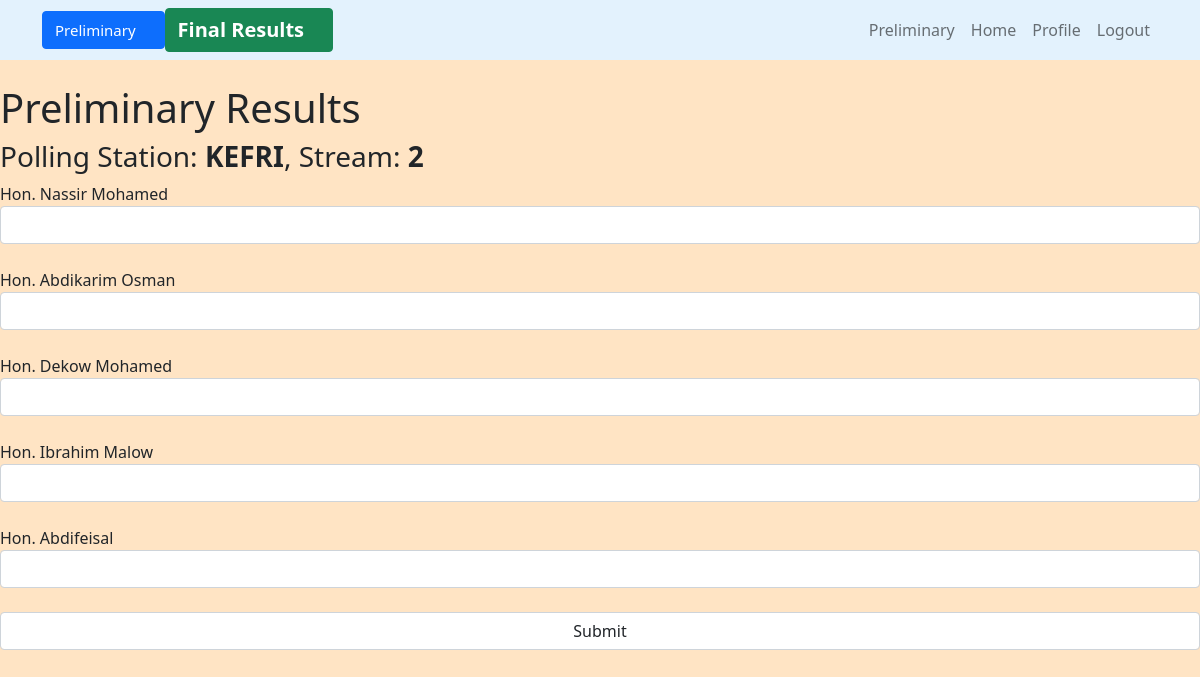
/preliminary/ (signed in), run on an earlier commit of the app's database.
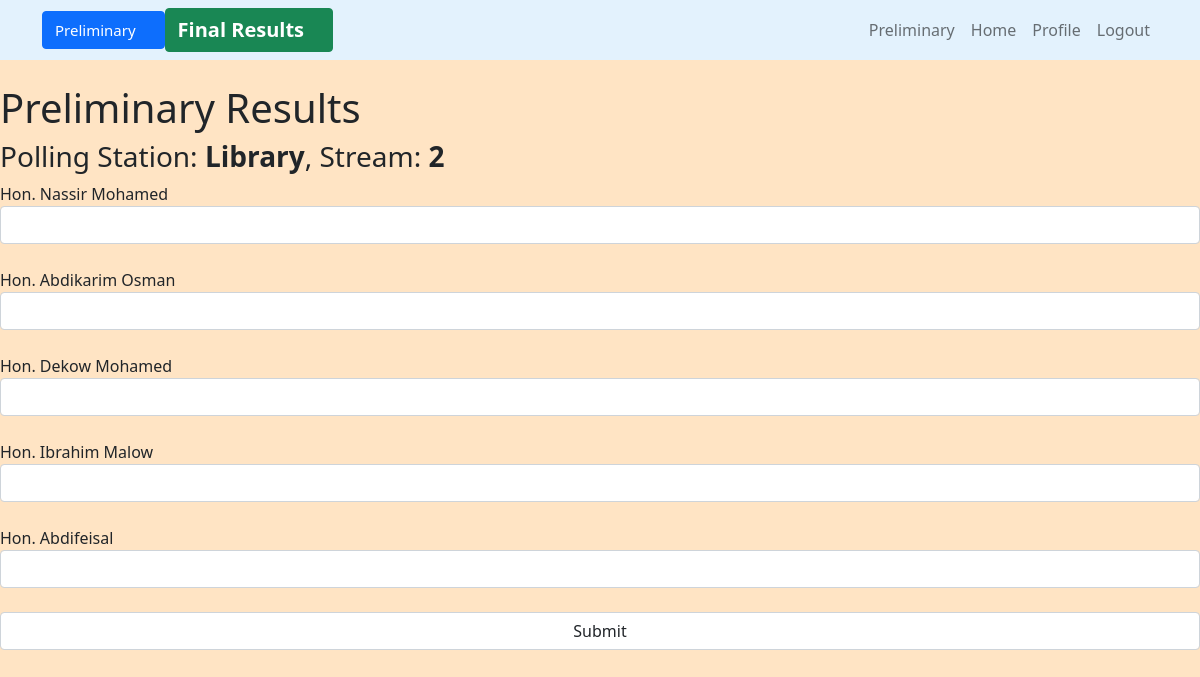
And on a later commit of the database.
### users/models.py (models this page shows, shortened)
class Profile(models.Model):
    user = models.OneToOneField(User, on_delete=models.CASCADE)
    ward = models.CharField(max_length=50,choices=WARDS)
    pollingStation = models.CharField(max_length=50)
    stream = models.CharField( max_length=50, choices=STREAMS)
    phone = models.CharField(max_length=50)
    fullname = models.CharField(max_length=50)
    id_number = models.CharField(max_length=50)
    role = models.CharField(max_length=50,choices=AGENT_ROLE, default='Polling Agent')

### users/views.py (the view)
# urls.py: path('preliminary/', user_views.preliminary, name='preliminary'),
@login_required
def preliminary(request):
    user = request.user
    profile = Profile.objects.get(user=user)
    return render(request, 'users/preliminary.html',{'profile':profile})

### users/templates/users/preliminary.html (shortened to what this page needs)
{% extends 'users/base.html' %}
{% block content %}
<h1>Preliminary Results</h1>
<form action="{% url 'sendPreliminary' %}" method="post">
    <h3>Polling Station: <strong>{{profile.pollingStation}}</strong>, Stream: <strong>{{profile.stream}}</strong></h3>
    <label for="">Hon. Nassir Mohamed</label>
    <input class="form-control" type="number" name="dolal"><br>
    <label for="">Hon. Abdikarim Osman</label>
    <input class="form-control" type="number" name="osman"><br>
    <label for="">Hon. Dekow Mohamed</label>
    <input class="form-control" type="number" name="dekow"><br>
    <label for="">Hon. Ibrahim Malow</label>
    <input class="form-control" type="number" name="malow"><br>
    <label for="">Hon. Abdifeisal</label>
    <input class="form-control" type="number" name="feisal"><br>
    <input class="form-control" type="submit" value="Submit" name="submit">
</form>
{% endblock content %}

What changed in the data, as far as the page shows it:
changed Profile: pollingStation "KEFRI" → "Library"
